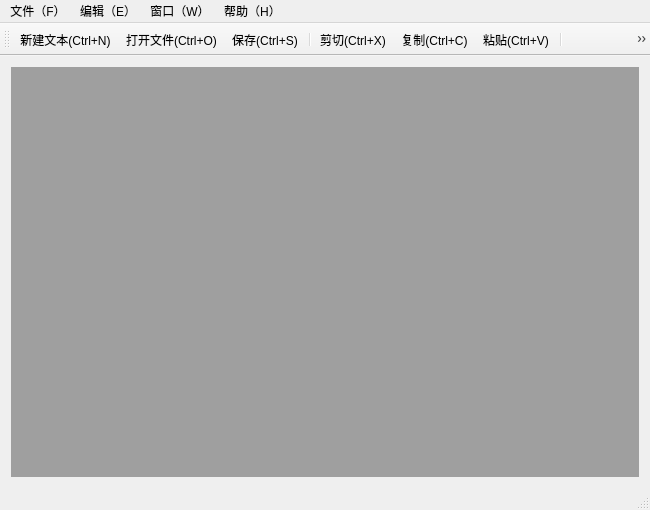
<?xml version="1.0" encoding="UTF-8"?>
<ui version="4.0">
 <class>MainWindow</class>
 <widget class="QMainWindow" name="MainWindow">
  <property name="geometry">
   <rect>
    <x>0</x>
    <y>0</y>
    <width>650</width>
    <height>510</height>
   </rect>
  </property>
  <property name="windowTitle">
   <string>MainWindow</string>
  </property>
  <widget class="QWidget" name="centralWidget">
   <layout class="QGridLayout" name="gridLayout">
    <item row="0" column="0">
     <widget class="QMdiArea" name="mdiArea">
      <property name="viewMode">
       <enum>QMdiArea::TabbedView</enum>
      </property>
     </widget>
    </item>
   </layout>
  </widget>
  <widget class="QMenuBar" name="menuBar">
   <property name="geometry">
    <rect>
     <x>0</x>
     <y>0</y>
     <width>650</width>
     <height>23</height>
    </rect>
   </property>
   <widget class="QMenu" name="menuF">
    <property name="title">
     <string>文件（F）</string>
    </property>
    <addaction name="separator"/>
    <addaction name="actionNew"/>
    <addaction name="actionOpen"/>
    <addaction name="separator"/>
    <addaction name="actionSave"/>
    <addaction name="actionSaveAs"/>
    <addaction name="separator"/>
    <addaction name="actionExit"/>
   </widget>
   <widget class="QMenu" name="menuE">
    <property name="title">
     <string>编辑（E）</string>
    </property>
    <addaction name="actionUndo"/>
    <addaction name="actionRedo"/>
    <addaction name="separator"/>
    <addaction name="actionCut"/>
    <addaction name="actionCopy"/>
    <addaction name="actionPaste"/>
   </widget>
   <widget class="QMenu" name="menuW">
    <property name="title">
     <string>窗口（W）</string>
    </property>
    <addaction name="actionClose"/>
    <addaction name="actionCloseAll"/>
    <addaction name="separator"/>
    <addaction name="actionTile"/>
    <addaction name="actionCascade"/>
    <addaction name="separator"/>
    <addaction name="actionNext"/>
    <addaction name="actionPrevious"/>
   </widget>
   <widget class="QMenu" name="menuH">
    <property name="title">
     <string>帮助（H）</string>
    </property>
    <addaction name="actionAbout"/>
    <addaction name="actionAboutQt"/>
   </widget>
   <addaction name="menuF"/>
   <addaction name="menuE"/>
   <addaction name="menuW"/>
   <addaction name="menuH"/>
  </widget>
  <widget class="QToolBar" name="mainToolBar">
   <attribute name="toolBarArea">
    <enum>TopToolBarArea</enum>
   </attribute>
   <attribute name="toolBarBreak">
    <bool>false</bool>
   </attribute>
   <addaction name="actionNew"/>
   <addaction name="actionOpen"/>
   <addaction name="actionSave"/>
   <addaction name="separator"/>
   <addaction name="actionCut"/>
   <addaction name="actionCopy"/>
   <addaction name="actionPaste"/>
   <addaction name="separator"/>
   <addaction name="actionUndo"/>
   <addaction name="actionRedo"/>
  </widget>
  <widget class="QStatusBar" name="statusBar"/>
  <action name="actionNew">
   <property name="checkable">
    <bool>true</bool>
   </property>
   <property name="icon">
    <iconset>
     <normaloff>:/icons/icons/new.png</normaloff>:/icons/icons/new.png</iconset>
   </property>
   <property name="text">
    <string>新建文本(Ctrl+N)</string>
   </property>
   <property name="toolTip">
    <string>新建文本</string>
   </property>
   <property name="shortcut">
    <string>Ctrl+N</string>
   </property>
  </action>
  <action name="actionOpen">
   <property name="icon">
    <iconset>
     <normaloff>:/icons/icons/open.png</normaloff>:/icons/icons/open.png</iconset>
   </property>
   <property name="text">
    <string>打开文件(Ctrl+O)...</string>
   </property>
   <property name="toolTip">
    <string>打开文件</string>
   </property>
   <property name="shortcut">
    <string>Ctrl+O</string>
   </property>
  </action>
  <action name="actionSave">
   <property name="icon">
    <iconset>
     <normaloff>:/icons/icons/save.png</normaloff>:/icons/icons/save.png</iconset>
   </property>
   <property name="text">
    <string>保存(Ctrl+S)</string>
   </property>
   <property name="toolTip">
    <string>保存</string>
   </property>
   <property name="shortcut">
    <string>Ctrl+S</string>
   </property>
  </action>
  <action name="actionSaveAs">
   <property name="icon">
    <iconset>
     <normaloff>:/icons/icons/saveAs.png</normaloff>:/icons/icons/saveAs.png</iconset>
   </property>
   <property name="text">
    <string>另存为...</string>
   </property>
   <property name="toolTip">
    <string>另存为</string>
   </property>
  </action>
  <action name="actionExit">
   <property name="icon">
    <iconset>
     <normaloff>:/icons/icons/exit.png</normaloff>:/icons/icons/exit.png</iconset>
   </property>
   <property name="text">
    <string>退出</string>
   </property>
   <property name="toolTip">
    <string>退出</string>
   </property>
  </action>
  <action name="actionUndo">
   <property name="icon">
    <iconset>
     <normaloff>:/icons/icons/undo.png</normaloff>:/icons/icons/undo.png</iconset>
   </property>
   <property name="text">
    <string>撤销(Ctrl+Z)</string>
   </property>
   <property name="toolTip">
    <string>撤销</string>
   </property>
   <property name="shortcut">
    <string>Ctrl+Z</string>
   </property>
  </action>
  <action name="actionRedo">
   <property name="icon">
    <iconset>
     <normaloff>:/icons/icons/redo.png</normaloff>:/icons/icons/redo.png</iconset>
   </property>
   <property name="text">
    <string>恢复(Ctrl+T)</string>
   </property>
   <property name="toolTip">
    <string>恢复</string>
   </property>
   <property name="shortcut">
    <string>Ctrl+T</string>
   </property>
  </action>
  <action name="actionCut">
   <property name="icon">
    <iconset>
     <normaloff>:/icons/icons/cut.png</normaloff>:/icons/icons/cut.png</iconset>
   </property>
   <property name="text">
    <string>剪切(Ctrl+X)</string>
   </property>
   <property name="toolTip">
    <string>剪切</string>
   </property>
   <property name="shortcut">
    <string>Ctrl+X</string>
   </property>
  </action>
  <action name="actionCopy">
   <property name="icon">
    <iconset>
     <normaloff>:/icons/icons/copy.png</normaloff>:/icons/icons/copy.png</iconset>
   </property>
   <property name="text">
    <string>复制(Ctrl+C)</string>
   </property>
   <property name="toolTip">
    <string>复制</string>
   </property>
   <property name="shortcut">
    <string>Ctrl+C</string>
   </property>
  </action>
  <action name="actionPaste">
   <property name="icon">
    <iconset>
     <normaloff>:/icons/icons/paste.png</normaloff>:/icons/icons/paste.png</iconset>
   </property>
   <property name="text">
    <string>粘贴(Ctrl+V)</string>
   </property>
   <property name="toolTip">
    <string>粘贴</string>
   </property>
   <property name="shortcut">
    <string>Ctrl+V</string>
   </property>
  </action>
  <action name="actionClose">
   <property name="text">
    <string>关闭</string>
   </property>
   <property name="toolTip">
    <string>关闭</string>
   </property>
  </action>
  <action name="actionCloseAll">
   <property name="text">
    <string>关闭所有窗口</string>
   </property>
   <property name="toolTip">
    <string>关闭所有窗口</string>
   </property>
  </action>
  <action name="actionTile">
   <property name="text">
    <string>平铺</string>
   </property>
   <property name="toolTip">
    <string>平铺</string>
   </property>
  </action>
  <action name="actionCascade">
   <property name="text">
    <string>重叠</string>
   </property>
   <property name="toolTip">
    <string>重叠</string>
   </property>
  </action>
  <action name="actionNext">
   <property name="icon">
    <iconset>
     <normaloff>:/icons/icons/next.png</normaloff>:/icons/icons/next.png</iconset>
   </property>
   <property name="text">
    <string>下一个(Ctrl+Tab)</string>
   </property>
   <property name="toolTip">
    <string>下一个</string>
   </property>
   <property name="shortcut">
    <string>Ctrl+Tab</string>
   </property>
  </action>
  <action name="actionPrevious">
   <property name="icon">
    <iconset>
     <normaloff>:/icons/icons/previous.png</normaloff>:/icons/icons/previous.png</iconset>
   </property>
   <property name="text">
    <string>上一个(Ctrl+Shift+Backtab)</string>
   </property>
   <property name="toolTip">
    <string>上一个</string>
   </property>
   <property name="shortcut">
    <string>Ctrl+Shift+Backtab</string>
   </property>
  </action>
  <action name="actionAbout">
   <property name="icon">
    <iconset>
     <normaloff>:/icons/icons/about.png</normaloff>:/icons/icons/about.png</iconset>
   </property>
   <property name="text">
    <string>关于</string>
   </property>
   <property name="toolTip">
    <string>关于</string>
   </property>
  </action>
  <action name="actionAboutQt">
   <property name="text">
    <string>关于Qt</string>
   </property>
   <property name="toolTip">
    <string>关于Qt</string>
   </property>
  </action>
 </widget>
 <layoutdefault spacing="6" margin="11"/>
 <resources/>
 <connections/>
</ui>
